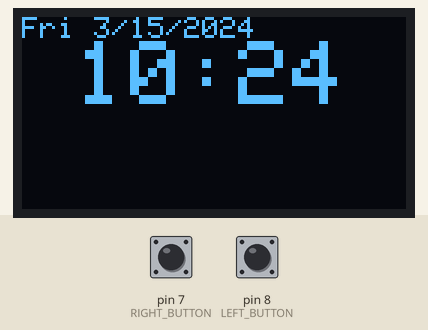
Simulated run of this sketch. Board: Arduino Uno, built with avr-gcc and run on an emulated ATmega328P. On the bench: 128×64 one-colour display. The inputs (shaded band) are chosen by the test bench; at power-on: pin 7 (RIGHT_BUTTON) HIGH, pin 8 (LEFT_BUTTON) HIGH. The local clock reads 2024-03-15 10:24:30 at power-on unless the sketch sets it.

Above: at 8.0 s.
8.1 s: pin 7 (RIGHT_BUTTON) pulled LOW for 0.15 s
At 8.8 s:
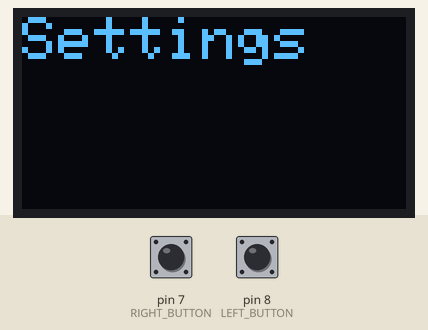
9.7 s: pin 7 (RIGHT_BUTTON) pulled LOW for 0.15 s
At 11.0 s:
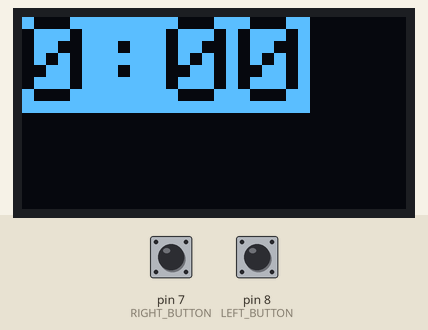
11.3 s: pin 7 (RIGHT_BUTTON) pulled LOW for 0.15 s
At 12.4 s:
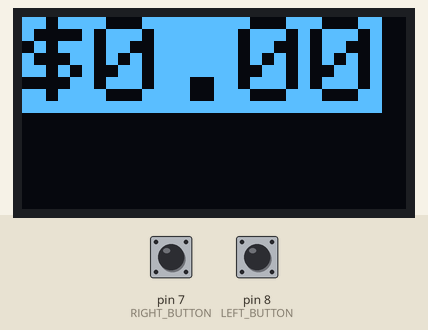
12.9 s: pin 7 (RIGHT_BUTTON) pulled LOW for 0.15 s
At 13.9 s:
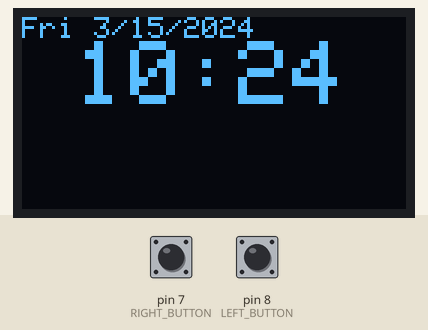
14.5 s: pin 8 (LEFT_BUTTON) pulled LOW for 0.15 s
At 15.8 s:
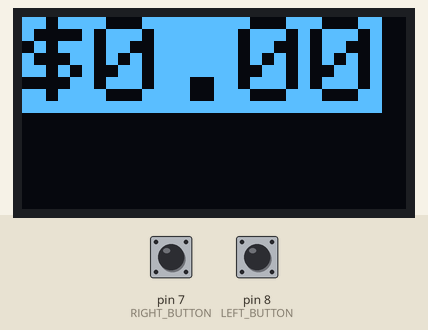
16.1 s: pin 8 (LEFT_BUTTON) pulsed LOW 5 times (0.12 s each, 0.3 s apart)
At 17.0 s:
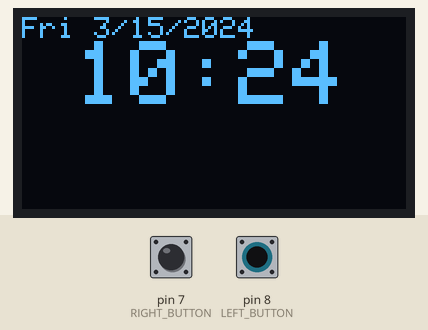
Timing chart, 0 to 19.1 s (numbered marks = the images above; inputs shaded):
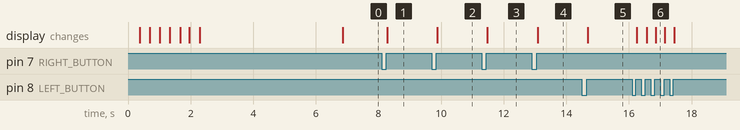

The sketch:

DigitalWatch.ino
```cpp
#include <Adafruit_GFX.h>
#include <RTClib.h>
#include <SPI.h>
#include <Wire.h>
#include <Adafruit_SSD1306.h>

#define OLED_MOSI   9
#define OLED_CLK   10
#define OLED_DC    11
#define OLED_CS    12
#define OLED_RESET 13

Adafruit_SSD1306 display(OLED_MOSI, OLED_CLK, OLED_DC, OLED_RESET, OLED_CS);

//the pins used for the left and right button
#define LEFT_BUTTON 8
#define RIGHT_BUTTON 7

//give identification numbers to the mode options
#define MENU_SETTINGS 0
#define MENU_STOPWATCH 1
#define MENU_MONEYWATCH 2
#define MENU_TIME 3
int amountOfSubMenus[] = {2, 0, 0, 0};

//give identification numbers to the types of clicks
#define SHORT_LEFT_CLICK  0
#define LONG_LEFT_CLICK  1
#define SHORT_RIGHT_CLICK  2
#define LONG_RIGHT_CLICK  3
#define SHORT_SELECTION_CLICK  4
#define LONG_SELECTION_CLICK  5

//this is for accessing the Real Time Clock
RTC_PCF8523 rtc;

//define what each day of the week will be displayed as on the watch
char daysOfTheWeek[7][4] = {"Sun", "Mon", "Tue", "Wed", "Thu", "Fri", "Sat"};

unsigned long stopWatchTotalMiliSeconds, stopWatchStartMiliSeconds, stopWatchPauseTime, stopWatchStartPause;
unsigned long moneyWatchTotalMiliSeconds, moneyWatchStartMiliSeconds, moneyWatchIntervalCountStart, moneyWatchPauseTime, moneyWatchStartPause;
unsigned long timeKeepingStart;

float originalPayPerHour;
float originalPercentKeepAfterTax;

int minutes, seconds;
int pausePrinted;
int toggleMenu, toggleSubMenu;
bool stopWatchStarted, moneyWatchStarted;
float hourlyWage, minuteWage;
float totalMoneyEarned;
int buttonStateLeft, buttonStateRight;
bool selectionClick;
int subMenuClicks;
bool refreshScreenBecauseFirstTime;

int intervalUpdateTimeKeep = 30000;
int intervalUpdateMoneyKeep = 5000;

float payPerHour;
float percentKeepAfterTax;

bool pauseStopWatch, pauseMoneyWatch;

void setup()   {
  //set input pins for the buttons
  pinMode(RIGHT_BUTTON, INPUT);
  pinMode(LEFT_BUTTON, INPUT);
  Serial.begin(9600);
  //initialize the OLED display
  display.begin(SSD1306_SWITCHCAPVCC);
  rtc.begin();

  //clear out the default splashscreen immediately so it doesn't appear
  display.clearDisplay();

  //create circle animation splashscreen
  circleSplashScreen();
  delay(2000);

  //clear out the circle splash screen
  display.clearDisplay();

  display.setTextColor(WHITE, BLACK);
  display.setTextSize(4);

  //setup watch features
  setupStopWatch();
  setupMoneyWatch();
  setupTimeKeeping();

  selectionClick = false;

  //this allows screen to refresh immediately when change to a new mode.
  refreshScreenBecauseFirstTime = true;

  //start menu. Default will be the time keeping mode
  toggleMenu = MENU_TIME;
  toggleSubMenu = 0;

  //used to handle all the clicks when inside a subMenu
  subMenuClicks = 0;

  /*sets time to current time when uploaded. Only need to use this once, then can comment it out (if Arduino turns off or restarts and this code is still here,
  it will display the time of the previous upload which would be incorrect*/
  //rtc.adjust(DateTime(F(__DATE__), F(__TIME__)));

}

void loop() {
  //read any clicks user inputs
  handleClicks();

  //display proper information to user
  switch(toggleMenu){
    case MENU_STOPWATCH:
      //stopwatch menu
      stopWatch();
    break;
    case MENU_MONEYWATCH:
      //moneywatch menu
      moneyWatch();
    break;
    case MENU_TIME:
      //time menu
      timeKeeping();
    break;
    case MENU_SETTINGS:
      settings();
    break;
  }
}

void setupMoneyWatch(){
  pauseMoneyWatch = true;
  moneyWatchTotalMiliSeconds = 0;
  moneyWatchStarted = false;
  moneyWatchPauseTime = 0;
  moneyWatchStartPause = 0;
}
void setWage(float pay){
  payPerHour = pay;
  hourlyWage = payPerHour * percentKeepAfterTax;
  minuteWage = hourlyWage/60;
}
void setKeptAfterTaxes(float percentAftTax){
    percentKeepAfterTax = percentAftTax;
    hourlyWage = payPerHour * percentKeepAfterTax;
    minuteWage = hourlyWage/60;
}
void setupStopWatch(){
  pauseStopWatch = true;
  totalMoneyEarned  = 0;
  stopWatchStarted = false;
  stopWatchPauseTime = 0;
  stopWatchStartPause = 0;
}

void stopWatch(){

  if(!stopWatchStarted){
    stopWatchStartMiliSeconds = millis();
    stopWatchStarted = true;
    stopWatchTotalMiliSeconds = 0;
  }
  if(pauseStopWatch){
     display.setTextColor(BLACK,WHITE);
  }
  else{
    display.setTextColor(WHITE,BLACK);
    stopWatchTotalMiliSeconds = millis() - stopWatchStartMiliSeconds;
  }

  //use stopWatchTotalMiliSeconds = 0; to reset
  minutes = stopWatchTotalMiliSeconds/60000;
  seconds = (stopWatchTotalMiliSeconds/1000) - (minutes*60);
  String outputMin = String(minutes);
  String outputSec = String(seconds);
  display.clearDisplay();

  if(minutes>99){
    display.setTextSize(3);
  }
  else{
    display.setTextSize(4);
  }

  display.setCursor(0,0);
  display.print(outputMin);
  display.print(":");

  if(seconds<10){
    display.print("0");
  }

  display.print(outputSec);
  display.display();
}

void moneyWatch(){
  //normal behavior

  if(!moneyWatchStarted){
    moneyWatchStartMiliSeconds = millis();
    moneyWatchIntervalCountStart = millis();
    moneyWatchStarted = true;
    moneyWatchTotalMiliSeconds = 0;
  }
  if(pauseMoneyWatch){
     display.setTextColor(BLACK,WHITE);
  }
  else{
     display.setTextColor(WHITE,BLACK);
     moneyWatchTotalMiliSeconds = millis() - moneyWatchStartMiliSeconds;
  }

  //every 5 seconds or when this feature first starts, display amount earned.
  if(moneyWatchIntervalCountStart>=intervalUpdateMoneyKeep || refreshScreenBecauseFirstTime){
    moneyWatchIntervalCountStart = millis();
    refreshScreenBecauseFirstTime = false;

    String outputMoney = String(totalMoneyEarned);

    //update screen every 5 sec
    display.clearDisplay();

    if(totalMoneyEarned<=9){
      display.setTextSize(4);
    }
    else if(totalMoneyEarned>9){
      display.setTextSize(3);
    }
    else if(totalMoneyEarned>99){
      display.setTextSize(2);
    }
    else if(totalMoneyEarned>999){
      display.setTextSize(1);
    }
    display.setCursor(0,0);
    display.print("$");
    display.print(outputMoney);
    display.display();

    totalMoneyEarned = minuteWage * (moneyWatchTotalMiliSeconds / 60000);
  }
  else{
    moneyWatchTotalMiliSeconds = millis() - moneyWatchStartMiliSeconds;

    //every 5 seconds or when this feature first starts, display amount earned.
    if(moneyWatchTotalMiliSeconds>=5000){
      moneyWatchStartMiliSeconds = millis();
    }
  }
}
void settings(){
  switch(toggleSubMenu){
    case 0:
      if(refreshScreenBecauseFirstTime){
        display.clearDisplay();
        display.setTextSize(2);
        display.setCursor(0,0);
        display.print("Settings");
        display.display();
      }
    break;
    case 1:

      if(refreshScreenBecauseFirstTime){
        originalPayPerHour = payPerHour;
        refreshScreenBecauseFirstTime = false;
      }

      //edit wage per hour
      display.clearDisplay();
      display.setTextSize(1);
      display.setCursor(0,0);
      display.print("hourly wage");
      display.print("\n$");
      setWage(originalPayPerHour + .25 * subMenuClicks);
      display.print(payPerHour);
      display.display();
    break;
    case 2:
      if(refreshScreenBecauseFirstTime){
        originalPercentKeepAfterTax = percentKeepAfterTax;
        refreshScreenBecauseFirstTime = false;
      }

      //edit amount kept after tax
      display.clearDisplay();
      display.setTextSize(1);
      display.setCursor(0,0);
      display.print("% kept after tax");
      display.print("\n");
      setKeptAfterTaxes(originalPercentKeepAfterTax + subMenuClicks * .01);
      display.print(percentKeepAfterTax * 100);
      display.print("%");
      display.display();
    break;
  }
}
void clearMoneyWatch(){
  totalMoneyEarned = 0;
}
void setupTimeKeeping(){
  timeKeepingStart = millis();
}
void timeKeeping(){
  if(millis() - timeKeepingStart > intervalUpdateTimeKeep || refreshScreenBecauseFirstTime){
    timeKeepingStart = millis();
    refreshScreenBecauseFirstTime = false;

    display.clearDisplay();
    DateTime now = rtc.now();
    display.setTextSize(1);
    display.setCursor(0,0);
    display.print(daysOfTheWeek[now.dayOfTheWeek()]);
    display.print(" ");
    display.print(now.month());
    display.print("/");
    display.print(now.day());
    display.print("/");
    display.print(now.year());

    display.print("\n   ");
    display.setTextSize(3);

    int curHour = now.hour();
    if(curHour>12){
      curHour -=12;
    }

    display.print(curHour);
    display.print(":");

    if(now.minute()<10){
      display.print("0");
    }

    display.print(now.minute());
    display.display();
  }

}

void handleClicks(){
  int buttonReading = readButtonClicks();

  if(buttonReading == SHORT_RIGHT_CLICK){
    display.setTextColor(WHITE,BLACK);

    if(toggleSubMenu == 0){
      //doesn't work with submenus because I set place holding variables only once in those. Instead, I also put this in short selection click
      //basically this is only true if switching from one menu to another or one submenu to another
      refreshScreenBecauseFirstTime = true;

      if(toggleMenu >=3){
        toggleMenu = 0;
      }
      else{
        toggleMenu++;
      }
    }
    else{
      //in a submenu
      subMenuClicks--;
    }

  }
  else if(buttonReading == SHORT_LEFT_CLICK){
    display.setTextColor(WHITE,BLACK);

    if(toggleSubMenu == 0){
    refreshScreenBecauseFirstTime = true;

      if(toggleMenu <=0){
        toggleMenu = 3;
      }
      else{
        toggleMenu--;
      }
    }
    else{
      //in a submenu
      subMenuClicks++;
    }
  }
  else if(buttonReading == SHORT_SELECTION_CLICK){
    //reset subMenuClicks since going to new submenu
    subMenuClicks = 0;
    refreshScreenBecauseFirstTime = true;
    //increment through toggleSubMenus
    if(amountOfSubMenus[toggleMenu] == toggleSubMenu){
      toggleSubMenu = 0;
    }
    else{
      toggleSubMenu++;
    }
    //pause money or stop watch
    if(toggleMenu == MENU_MONEYWATCH){
      pauseMoneyWatch = !pauseMoneyWatch;
      if(!pauseMoneyWatch){
        moneyWatchPauseTime = millis() - moneyWatchStartPause;
        if(moneyWatchTotalMiliSeconds>0){
          moneyWatchStartMiliSeconds += moneyWatchPauseTime;
        }
        else{
          moneyWatchStarted = false;
        }
      }
      else{
        moneyWatchStartPause = millis();
      }
    }
    else if(toggleMenu == MENU_STOPWATCH){
      pauseStopWatch = !pauseStopWatch;
      if(!pauseStopWatch){
        stopWatchPauseTime = millis() - stopWatchStartPause;

        /*this avoids the issue where the watch displays 60646 minutes when you pause the watch, reset it, and try to start it again
        the issue is that stopWatchStartMiliSeconds is made greater than millis(), resulting in a negative number for
        stopWatchTotalMiliSeconds. Since I am dealing with unsigned longs with range 0 to 4,294,967,295 and the values wrap,
        the negative number translates to a very high number (4,294,967,295/60000 for the minutes)*/
        if(stopWatchTotalMiliSeconds>0){
          stopWatchStartMiliSeconds += stopWatchPauseTime;
        }
        else{
          /*make sure to call this after pause. If the watch is cleared, totalmili will be 0. Otherwise, watch will start timing again right after it is cleared cause it
          would reset those values at the time of reset only*/
          stopWatchStarted = false;
        }
      }
      else{
        stopWatchStartPause = millis();
      }
    }
  }
  else if(buttonReading == LONG_SELECTION_CLICK){
    //clear money and stop watch
    if(toggleMenu == MENU_MONEYWATCH){
      moneyWatchStarted = false;
    }
    else if(toggleMenu == MENU_STOPWATCH){
      stopWatchStarted = false;
    }
  }

}

int readButtonClicks(){
  buttonStateLeft = digitalRead(LEFT_BUTTON);
  buttonStateRight = digitalRead(RIGHT_BUTTON);

  //if click greater than .5s, it is a long click
  long compare = 500;
  long pressTimeLength;

  if(buttonStateLeft == 0){
    pressTimeLength = timeClick(LEFT_BUTTON, RIGHT_BUTTON);

    if(pressTimeLength < compare && !selectionClick){
      //single, short press from leftButton
      return SHORT_LEFT_CLICK;
    }
    else if(pressTimeLength >= compare && !selectionClick){
      //single, long press from leftButton
      return LONG_LEFT_CLICK;
    }
    else if(pressTimeLength <  compare && selectionClick){
      //selection click, short press
      return SHORT_SELECTION_CLICK;
    }
    else if(pressTimeLength >=compare && selectionClick){
      //selection click, long press
      return LONG_SELECTION_CLICK;
    }
  }
  else if(buttonStateRight == 0){
    pressTimeLength = timeClick(RIGHT_BUTTON, LEFT_BUTTON);
        if(pressTimeLength < compare && !selectionClick){
      //single, short press from rightButton
      return SHORT_RIGHT_CLICK;
    }
    else if(pressTimeLength >= compare && !selectionClick){
      //single, long press from rightButton
      return LONG_RIGHT_CLICK;
    }
    else if(pressTimeLength < compare && selectionClick){
      //selection click, short press
      return SHORT_SELECTION_CLICK;
    }
    else if(pressTimeLength >= compare && selectionClick){
      //selection click, long press
      return LONG_SELECTION_CLICK;
    }
  }

  return -1;
}
long timeClick(int button, int otherButton){
  long startPress, elapsedPress;
  selectionClick = false;
  startPress = millis();

  while(digitalRead(button) == 0){
    //wait for user to release press...
    //if the other button is pressed while this one is pressed, it is a selection click
    if(digitalRead(otherButton) == 0){
      selectionClick = true;
    }
  }
  elapsedPress = millis() - startPress;
  return elapsedPress;
}


void circleSplashScreen(void) {
  //this is the expanding ripple that appears when watch first starts up
  for (int16_t i=0; i<display.height()*2.5; i++) {
    display.drawCircle(display.width()/2, display.height()/2, i, WHITE);
    display.display();

    //adds the extra effect of changing thickness in the ripple
    if(i%5==0){
      display.clearDisplay();
    }
  }
}
```

Measured:
- after the input at 8.1 s, the display: changes after 0.18 s (image 1)
- after the input at 9.7 s, the display: changes after 0.18 s (image 2)
- after the input at 11.3 s, the display: changes after 0.18 s (image 3)
- after the input at 12.9 s, the display: changes after 0.18 s (image 4)
- after the input at 14.5 s, the display: changes after 0.18 s (image 5)
- after the input at 16.1 s, the display: first changes after 0.15 s (image 6 shows a later state)
